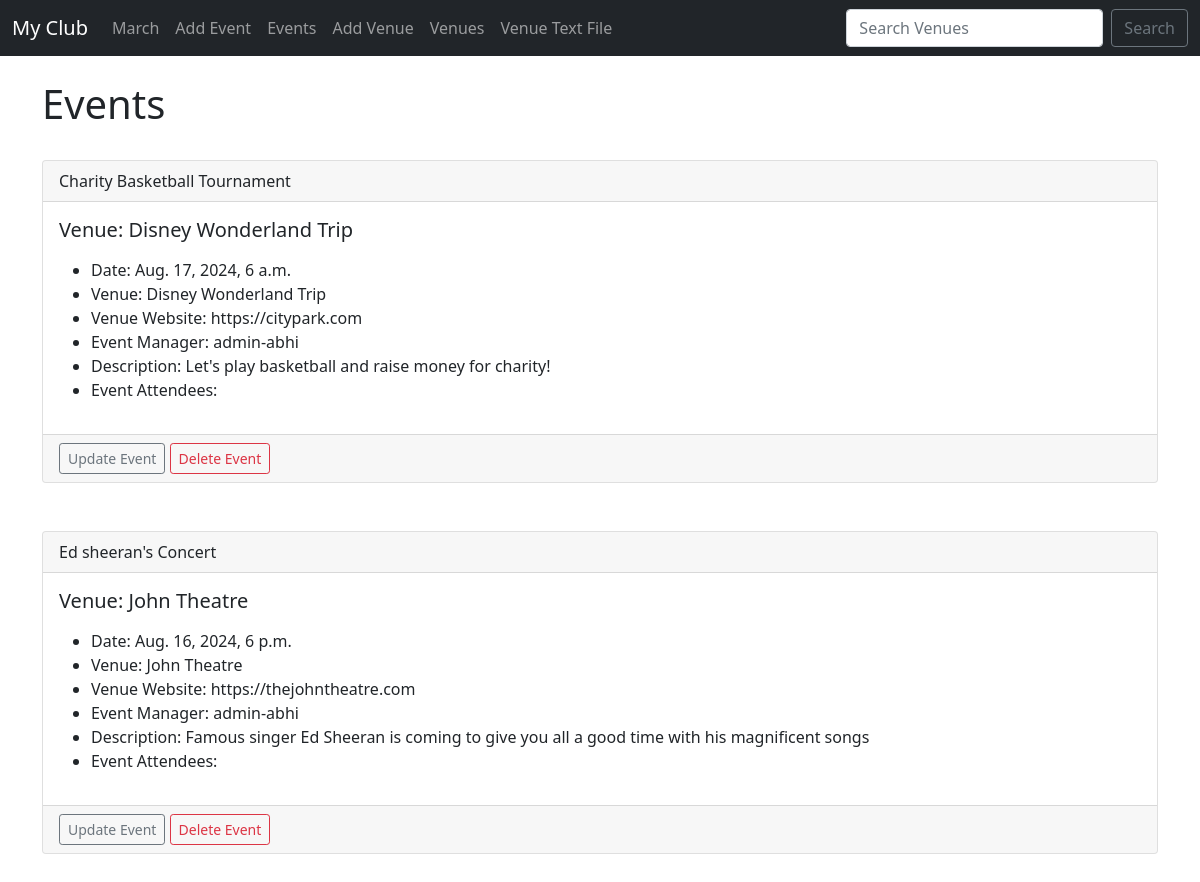
The app's page /events with its own data.
### events/models.py (models this page shows)
class Event(models.Model):
	name = models.CharField('Event Name', max_length=120)
	event_date = models.DateTimeField()
	venue = models.ForeignKey(Venue, blank=True, null=True, on_delete=models.CASCADE)
	manager = models.ForeignKey(User, blank=True, null=True, on_delete = models.SET_NULL)
	description = models.TextField(blank=True)
	attendees = models.ManyToManyField(MyClubUser,blank=True)
	def __str__(self):
		return self.name

class Venue(models.Model):
	name = models.CharField('Venue Name', max_length=120)
	address = models.CharField(max_length=300)
	zip_code = models.CharField(max_length=10)
	phone = models.CharField('Contact Phone', max_length=10, blank=True)
	web = models.URLField	('Website Address', blank=True)
	email_address = models.EmailField('Email Address', blank=True)
	def __str__(self):
		return self.name

### events/views.py (the view)
# urls.py: path('events', views.all_events, name='list-events'),
def all_events(request):
	event_list = Event.objects.all().order_by('name', 'venue')
	return render(request, 'events/event_list.html', {"event_list": event_list})

### events/templates/events/event_list.html (shortened to what this page needs)
{% extends 'events/base.html' %}
{% block content %}
	<h1>Events</h1><br/>
	{% for event in event_list %}
	<div class="card">
	  <div class="card-header">
	    {{ event }}
	  </div>
	  <div class="card-body">
	    <h5 class="card-title">Venue: {{ event.venue }}</h5>
	    <p class="card-text">
	    <ul>
			<li>Date: {{ event.event_date }}</li>
			<li>Venue: {{ event.venue }}</li>
			<li>Venue Website: {{ event.venue.web }}</li>
			<li>Event Manager: {{ event.manager }}</li>
			<li>Description: {{ event.description }}</li>
			<li>Event Attendees:<br/>
			</li>
		</ul>
		</p>
	  </div>
	  <div class="card-footer text-muted">
	  	<a href="{% url 'update-event' event.id %}" class="btn btn-outline-secondary btn-sm">Update Event</a>
	  	<a href="{% url 'delete-event' event.id %}" class="btn btn-outline-danger btn-sm">Delete Event</a>
	  </div>
	</div>
	<br/><br/>
	{% endfor %}
{% endblock %}

### events/templates/events/base.html (shortened to what this page needs)
<!doctype html>
<html lang="en">
  <head>
    <link href="https://cdn.jsdelivr.net/npm/bootstrap@5.0.2/dist/css/bootstrap.min.css" rel="stylesheet">
  </head>
  <body>
  	{% include 'events/navbar.html' %}
  	<br/>
  	<div class="container">
    	{% block content %}
		  {% endblock %}
	  </div>
  </body>
</html>

### events/templates/events/navbar.html (shortened to what this page needs)
<nav class="navbar navbar-expand-lg navbar-dark bg-dark">
  <div class="container-fluid">
    <a class="navbar-brand" href="{% url 'home' %}">My Club</a>
    <div class="collapse navbar-collapse" id="navbarSupportedContent">
      <ul class="navbar-nav me-auto mb-2 mb-lg-0">
        <li class="nav-item">
          <a class="nav-link" href="{% url 'home' '2021' 'March' %}">March</a>
        </li>
        <li class="nav-item">
          <a class="nav-link" href="{% url 'add-event' %}">Add Event</a>
        </li>
        <li class="nav-item">
          <a class="nav-link" href="{% url 'list-events' %}">Events</a>
        </li>
        <li class="nav-item">
          <a class="nav-link" href="{% url 'add-venue' %}">Add Venue</a>
        </li>
        <li class="nav-item">
          <a class="nav-link" href="{% url 'list-venues' %}">Venues</a>
        </li>
        <li class="nav-item">
          <a class="nav-link" href="{% url 'venue_text' %}">Venue Text File</a>
        </li>
      </ul>
      <form class="d-flex" method=POST action="{% url 'search-venues' %}">
        <input class="form-control me-2" type="search" placeholder="Search Venues" aria-label="Search" name="searched">
        <button class="btn btn-outline-secondary" type="submit">Search</button>
      </form>
    </div>
  </div>
</nav>

### records on screen
Event: name "Charity Basketball Tournament", venue "Disney Wonderland Trip", event_date "Aug. 17, 2024, 6 a.m.", venue.web "https://citypark.com", manager "admin-abhi", description "Let's play basketball and raise money for charity!"
Event: name "Ed sheeran's Concert", venue "John Theatre", event_date "Aug. 16, 2024, 6 p.m.", venue.web "https://thejohntheatre.com", manager "admin-abhi", description "Famous singer Ed Sheeran is coming to give you all a good time with his magnificent songs"
